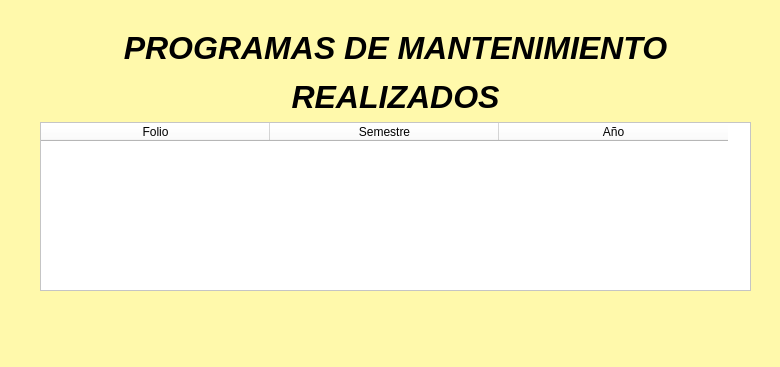
<?xml version="1.0" encoding="UTF-8"?>
<ui version="4.0">
 <class>ProgramasDeMantenimientoRealizados</class>
 <widget class="QMainWindow" name="ProgramasDeMantenimientoRealizados">
  <property name="geometry">
   <rect>
    <x>0</x>
    <y>0</y>
    <width>780</width>
    <height>367</height>
   </rect>
  </property>
  <property name="windowTitle">
   <string>MainWindow</string>
  </property>
  <property name="styleSheet">
   <string notr="true">background-color: rgb(255, 249, 171);
</string>
  </property>
  <widget class="QWidget" name="centralwidget">
   <widget class="QWidget" name="">
    <property name="geometry">
     <rect>
      <x>40</x>
      <y>30</y>
      <width>711</width>
      <height>261</height>
     </rect>
    </property>
    <layout class="QGridLayout" name="gridLayout">
     <item row="0" column="0">
      <widget class="QLabel" name="label_4">
       <property name="whatsThis">
        <string>&lt;html&gt;&lt;head/&gt;&lt;body&gt;&lt;p align=&quot;center&quot;&gt;&lt;br/&gt;&lt;/p&gt;&lt;/body&gt;&lt;/html&gt;</string>
       </property>
       <property name="text">
        <string>&lt;html&gt;&lt;head/&gt;&lt;body&gt;&lt;p align=&quot;center&quot;&gt;&lt;span style=&quot; font-size:24pt; font-weight:600; font-style:italic;&quot;&gt;PROGRAMAS DE MANTENIMIENTO&lt;/span&gt;&lt;/p&gt;&lt;p align=&quot;center&quot;&gt;&lt;span style=&quot; font-size:24pt; font-weight:600; font-style:italic;&quot;&gt;REALIZADOS&lt;/span&gt;&lt;/p&gt;&lt;/body&gt;&lt;/html&gt;</string>
       </property>
      </widget>
     </item>
     <item row="1" column="0">
      <widget class="QTableWidget" name="tableWidget_4">
       <property name="styleSheet">
        <string notr="true">background-color: rgb(255, 255, 255);</string>
       </property>
       <attribute name="horizontalHeaderDefaultSectionSize">
        <number>229</number>
       </attribute>
       <column>
        <property name="text">
         <string>Folio</string>
        </property>
       </column>
       <column>
        <property name="text">
         <string>Semestre</string>
        </property>
       </column>
       <column>
        <property name="text">
         <string>Año</string>
        </property>
       </column>
      </widget>
     </item>
    </layout>
   </widget>
  </widget>
 </widget>
 <resources/>
 <connections/>
</ui>
